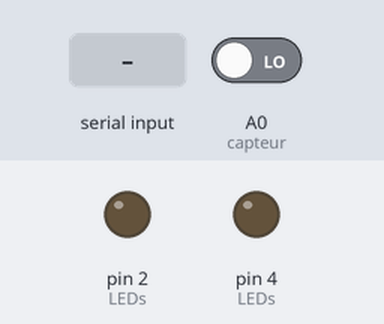
The sketch below on a simulated Arduino Uno, built with avr-gcc and run on an emulated ATmega328P. Parts: output pins drawn as LEDs (lit = HIGH). Inputs (shaded band) come from the test bench; at power-on: A0 (capteur) LOW. What the sketch prints to the serial monitor is not drawn.

Above: at 0.8 s.
0.9 s: "30,150," received over the second serial link
Timing chart, 0 to 8.9 s (numbered marks = the images above; inputs shaded):
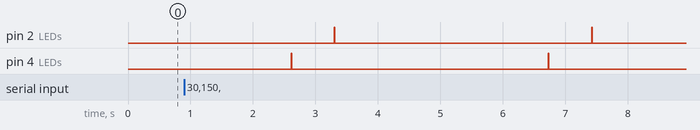

The sketch:

Code_helice.ino
```cpp
#include <SoftwareSerial.h>
#define capteur A0
SoftwareSerial hc06(8, 6);

String cmd="";
bool zero=1;
int ordre,i;
int data [2];
double LEDs[2][3]={2,0,0,4,0,0};

void setup_pos(){
  while(zero!=0){
    if(digitalRead(capteur)==0){
      zero=0;
    }
  }
}

void setup_led_pos(int x, int y){
  LEDs[0][1]=x;
  LEDs[0][2]=4100*LEDs[0][1]/360;

  LEDs[0][2]+=2050;
  if(LEDs[0][2]>4100)
  {
    LEDs[0][2]-=4100;
  }
  LEDs[1][1]=y;
  LEDs[1][2]=4100*LEDs[1][1]/360;


  if(LEDs[0][2]<LEDs[1][2]){
    ordre=0;
  }
  else if (LEDs[0][2]==LEDs[1][2]){
    ordre=1;
  }
  else{
    ordre=2;
  }
}

void get_bt_data(){
  while(data[1]==-1)
  {
    i=0;
  while(hc06.available()>0){
    cmd=hc06.readStringUntil(',');
    if(cmd!=""){
      data[i]=cmd.toInt();
    }
    cmd="";

  Serial.println(data[i]);
    i++;
  }
  }


}


void setup() {


  data[1]=-1;

  pinMode(LEDs[0][0],OUTPUT);
  pinMode(LEDs[1][0],OUTPUT);
  pinMode(capteur,INPUT);

  digitalWrite(2, 0);
  digitalWrite(4, 0);

  Serial.begin(115200);
  hc06.begin(115200);
  //setup angles allumage

  get_bt_data();
  setup_led_pos(data[0],data[1]);
  setup_pos();
}

void loop() {

    if(ordre==0){
      //LED 1
      delay(LEDs[0][2]);
      digitalWrite(LEDs[0][0],HIGH);
      delay(10);
      digitalWrite(LEDs[0][0],LOW);

      //LED2
      delay(LEDs[1][2]-LEDs[0][2]);
      digitalWrite(LEDs[1][0],HIGH);
      delay(10);
      digitalWrite(LEDs[1][0],LOW);

      delay(4100-LEDs[1][2]);
    }

    if(ordre==1){
      //LEDs 1 et 2
      delay(LEDs[0][2]);
      digitalWrite(LEDs[0][0],HIGH);
      digitalWrite(LEDs[1][0],HIGH);
      delay(10);
      digitalWrite(LEDs[0][0],LOW);
      digitalWrite(LEDs[1][0],LOW);

      delay(4100-LEDs[0][2]);
    }
    if(ordre==2){
      //LED 1
      delay(LEDs[1][2]);
      digitalWrite(LEDs[1][0],HIGH);
      delay(10);
      digitalWrite(LEDs[1][0],LOW);

      //LED2
      delay(LEDs[0][2]-LEDs[1][2]);
      digitalWrite(LEDs[0][0],HIGH);
      delay(10);
      digitalWrite(LEDs[0][0],LOW);

      delay(4100-LEDs[0][2]);
    }

}
```

Measured:
- after the input at 0.9 s, pin 2 (LEDs): alternates HIGH for 0.01 s and LOW for 4.1 s, starting after 2.4 s; pin 4 (LEDs): alternates HIGH for 0.01 s and LOW for 4.1 s, starting after 1.7 s
